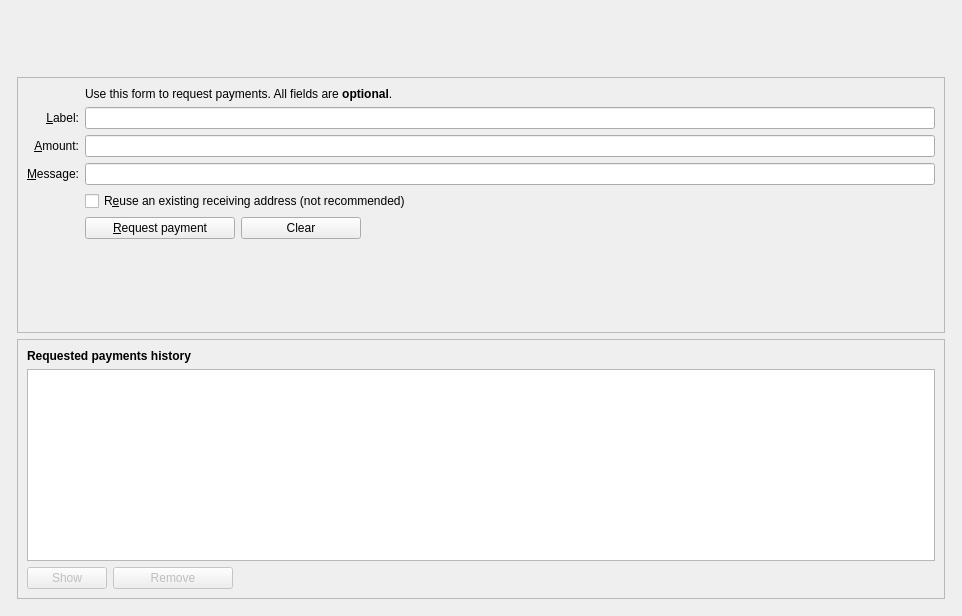
<?xml version="1.0" encoding="UTF-8"?>
<ui version="4.0">
 <class>ReceiveCoinsDialog</class>
 <widget class="QWidget" name="ReceiveCoinsDialog">
  <property name="geometry">
   <rect>
    <x>0</x>
    <y>0</y>
    <width>962</width>
    <height>616</height>
   </rect>
  </property>
  <layout class="QVBoxLayout" name="verticalLayout" stretch="0">
   <item>
    <layout class="QVBoxLayout" name="verticalLayout_Master" stretch="0,1">
     <property name="spacing">
      <number>0</number>
     </property>
     <item>
      <widget class="QFrame" name="frame_Header">
       <layout class="QVBoxLayout" name="verticalLayout_8">
        <property name="leftMargin">
         <number>0</number>
        </property>
        <property name="topMargin">
         <number>0</number>
        </property>
        <property name="rightMargin">
         <number>0</number>
        </property>
        <property name="bottomMargin">
         <number>0</number>
        </property>
        <item>
         <layout class="QHBoxLayout" name="horizontalLayout_Header" stretch="1,0,1">
          <item>
           <widget class="QLabel" name="labelOverviewHeaderLeft">
            <property name="minimumSize">
             <size>
              <width>464</width>
              <height>60</height>
             </size>
            </property>
            <property name="maximumSize">
             <size>
              <width>16777215</width>
              <height>60</height>
             </size>
            </property>
            <property name="font">
             <font>
              <pointsize>20</pointsize>
              <weight>75</weight>
              <bold>true</bold>
             </font>
            </property>
            <property name="text">
             <string> </string>
            </property>
           </widget>
          </item>
          <item>
           <spacer name="horizontalSpacer_3">
            <property name="orientation">
             <enum>Qt::Horizontal</enum>
            </property>
            <property name="sizeHint" stdset="0">
             <size>
              <width>40</width>
              <height>20</height>
             </size>
            </property>
           </spacer>
          </item>
          <item>
           <widget class="QLabel" name="labelOverviewHeaderRight">
            <property name="minimumSize">
             <size>
              <width>464</width>
              <height>60</height>
             </size>
            </property>
            <property name="maximumSize">
             <size>
              <width>16777215</width>
              <height>60</height>
             </size>
            </property>
            <property name="font">
             <font>
              <pointsize>14</pointsize>
             </font>
            </property>
            <property name="text">
             <string/>
            </property>
            <property name="alignment">
             <set>Qt::AlignRight|Qt::AlignTrailing|Qt::AlignVCenter</set>
            </property>
           </widget>
          </item>
         </layout>
        </item>
       </layout>
      </widget>
     </item>
     <item>
      <widget class="QFrame" name="frame_BG">
       <layout class="QVBoxLayout" name="verticalLayout_5">
        <property name="leftMargin">
         <number>6</number>
        </property>
        <property name="topMargin">
         <number>6</number>
        </property>
        <property name="rightMargin">
         <number>6</number>
        </property>
        <property name="bottomMargin">
         <number>6</number>
        </property>
        <item>
         <widget class="QFrame" name="frame2">
          <property name="sizePolicy">
           <sizepolicy hsizetype="Preferred" vsizetype="Expanding">
            <horstretch>0</horstretch>
            <verstretch>0</verstretch>
           </sizepolicy>
          </property>
          <property name="frameShape">
           <enum>QFrame::StyledPanel</enum>
          </property>
          <property name="frameShadow">
           <enum>QFrame::Sunken</enum>
          </property>
          <layout class="QVBoxLayout" name="verticalLayout_3">
           <item>
            <layout class="QGridLayout" name="gridLayout">
             <item row="7" column="2">
              <widget class="QCheckBox" name="reuseAddress">
               <property name="toolTip">
                <string>Reuse one of the previously used receiving addresses.&lt;br&gt;Reusing addresses has security and privacy issues.&lt;br&gt;Do not use this unless re-generating a payment request made before.</string>
               </property>
               <property name="text">
                <string>R&amp;euse an existing receiving address (not recommended)</string>
               </property>
              </widget>
             </item>
             <item row="7" column="0">
              <widget class="QLabel" name="label_4">
               <property name="text">
                <string/>
               </property>
              </widget>
             </item>
             <item row="6" column="0">
              <widget class="QLabel" name="label_3">
               <property name="toolTip">
                <string>An optional message to attach to the payment request, which will be displayed when the request is opened. Note: The message will not be sent with the payment over the PrimeStone network.</string>
               </property>
               <property name="text">
                <string>&amp;Message:</string>
               </property>
               <property name="alignment">
                <set>Qt::AlignRight|Qt::AlignTrailing|Qt::AlignVCenter</set>
               </property>
               <property name="buddy">
                <cstring>reqMessage</cstring>
               </property>
              </widget>
             </item>
             <item row="4" column="2">
              <widget class="QLineEdit" name="reqLabel">
               <property name="toolTip">
                <string>An optional label to associate with the new receiving address.</string>
               </property>
              </widget>
             </item>
             <item row="6" column="2">
              <widget class="QLineEdit" name="reqMessage">
               <property name="toolTip">
                <string>An optional message to attach to the payment request, which will be displayed when the request is opened.&lt;br&gt;Note: The message will not be sent with the payment over the PrimeStone network.</string>
               </property>
              </widget>
             </item>
             <item row="2" column="2">
              <widget class="QLabel" name="label_5">
               <property name="text">
                <string>Use this form to request payments. All fields are &lt;b&gt;optional&lt;/b&gt;.</string>
               </property>
              </widget>
             </item>
             <item row="4" column="0">
              <widget class="QLabel" name="label_2">
               <property name="toolTip">
                <string>An optional label to associate with the new receiving address.</string>
               </property>
               <property name="text">
                <string>&amp;Label:</string>
               </property>
               <property name="alignment">
                <set>Qt::AlignRight|Qt::AlignTrailing|Qt::AlignVCenter</set>
               </property>
               <property name="buddy">
                <cstring>reqLabel</cstring>
               </property>
              </widget>
             </item>
             <item row="5" column="0">
              <widget class="QLabel" name="label">
               <property name="toolTip">
                <string>An optional amount to request. Leave this empty or zero to not request a specific amount.</string>
               </property>
               <property name="text">
                <string>&amp;Amount:</string>
               </property>
               <property name="alignment">
                <set>Qt::AlignRight|Qt::AlignTrailing|Qt::AlignVCenter</set>
               </property>
               <property name="buddy">
                <cstring>reqAmount</cstring>
               </property>
              </widget>
             </item>
             <item row="5" column="2">
              <widget class="BitcoinAmountField" name="reqAmount">
               <property name="minimumSize">
                <size>
                 <width>80</width>
                 <height>0</height>
                </size>
               </property>
               <property name="toolTip">
                <string>An optional amount to request. Leave this empty or zero to not request a specific amount.</string>
               </property>
              </widget>
             </item>
             <item row="8" column="0">
              <widget class="QLabel" name="label_7">
               <property name="text">
                <string/>
               </property>
              </widget>
             </item>
             <item row="8" column="2">
              <layout class="QHBoxLayout" name="horizontalLayout">
               <item>
                <widget class="QPushButton" name="receiveButton">
                 <property name="minimumSize">
                  <size>
                   <width>150</width>
                   <height>0</height>
                  </size>
                 </property>
                 <property name="text">
                  <string>&amp;Request payment</string>
                 </property>
                 <property name="icon">
                  <iconset resource="../primestone.qrc">
                   <normaloff>:/icons/receiving_addresses</normaloff>:/icons/receiving_addresses</iconset>
                 </property>
                </widget>
               </item>
               <item>
                <widget class="QPushButton" name="clearButton">
                 <property name="sizePolicy">
                  <sizepolicy hsizetype="Minimum" vsizetype="Fixed">
                   <horstretch>0</horstretch>
                   <verstretch>0</verstretch>
                  </sizepolicy>
                 </property>
                 <property name="minimumSize">
                <size>
                 <width>120</width>
                 <height>0</height>
                </size>
               </property>
                 <property name="toolTip">
                  <string>Clear all fields of the form.</string>
                 </property>
                 <property name="text">
                  <string>Clear</string>
                 </property>
                 <!-- <property name="icon">
                  <iconset resource="../primestone.qrc">
                   <normaloff>:/icons/remove</normaloff>:/icons/remove</iconset>
                 </property> -->
                 <property name="autoDefault">
                  <bool>false</bool>
                 </property>
                </widget>
               </item>
               <item>
                <spacer name="horizontalSpacer">
                 <property name="orientation">
                  <enum>Qt::Horizontal</enum>
                 </property>
                 <property name="sizeHint" stdset="0">
                  <size>
                   <width>40</width>
                   <height>20</height>
                  </size>
                 </property>
                </spacer>
               </item>
              </layout>
             </item>
             <item row="9" column="2">
              <spacer name="verticalSpacer">
               <property name="orientation">
                <enum>Qt::Vertical</enum>
               </property>
               <property name="sizeHint" stdset="0">
                <size>
                 <width>20</width>
                 <height>40</height>
                </size>
               </property>
              </spacer>
             </item>
            </layout>
           </item>
          </layout>
         </widget>
        </item>
        <item>
         <widget class="QFrame" name="frame">
          <property name="sizePolicy">
           <sizepolicy hsizetype="Preferred" vsizetype="Expanding">
            <horstretch>0</horstretch>
            <verstretch>0</verstretch>
           </sizepolicy>
          </property>
          <property name="frameShape">
           <enum>QFrame::StyledPanel</enum>
          </property>
          <property name="frameShadow">
           <enum>QFrame::Raised</enum>
          </property>
          <layout class="QVBoxLayout" name="verticalLayout_2">
           <item>
            <widget class="QLabel" name="label_6">
             <property name="font">
              <font>
               <weight>75</weight>
               <bold>true</bold>
              </font>
             </property>
             <property name="text">
              <string>Requested payments history</string>
             </property>
            </widget>
           </item>
           <item>
            <widget class="QTableView" name="recentRequestsView">
             <property name="palette">
              <palette>
               <active>
                <colorrole role="Text">
                 <brush brushstyle="SolidPattern">
                  <color alpha="255">
                   <red>51</red>
                   <green>51</green>
                   <blue>51</blue>
                  </color>
                 </brush>
                </colorrole>
               </active>
               <inactive>
                <colorrole role="Text">
                 <brush brushstyle="SolidPattern">
                  <color alpha="255">
                   <red>51</red>
                   <green>51</green>
                   <blue>51</blue>
                  </color>
                 </brush>
                </colorrole>
               </inactive>
               <disabled>
                <colorrole role="Text">
                 <brush brushstyle="SolidPattern">
                  <color alpha="255">
                   <red>85</red>
                   <green>85</green>
                   <blue>85</blue>
                  </color>
                 </brush>
                </colorrole>
               </disabled>
              </palette>
             </property>
             <property name="contextMenuPolicy">
              <enum>Qt::CustomContextMenu</enum>
             </property>
             <property name="tabKeyNavigation">
              <bool>false</bool>
             </property>
             <property name="sortingEnabled">
              <bool>true</bool>
             </property>
            </widget>
           </item>
           <item>
            <layout class="QHBoxLayout" name="horizontalLayout_2">
             <item>
              <widget class="QPushButton" name="showRequestButton">
               <property name="enabled">
                <bool>false</bool>
               </property>
               <property name="toolTip">
                <string>Show the selected request (does the same as double clicking an entry)</string>
               </property>
               <property name="text">
                <string>Show</string>
               </property>
               <property name="icon">
                <iconset resource="../primestone.qrc">
                 <normaloff>:/icons/edit</normaloff>:/icons/edit</iconset>
               </property>
               <property name="autoDefault">
                <bool>false</bool>
               </property>
              </widget>
             </item>
             <item>
              <widget class="QPushButton" name="removeRequestButton">
               <property name="enabled">
                <bool>false</bool>
               </property>
               <property name="minimumSize">
                <size>
                 <width>120</width>
                 <height>0</height>
                </size>
               </property>
               <property name="toolTip">
                <string>Remove the selected entries from the list</string>
               </property>
               <property name="text">
                <string>Remove</string>
               </property>
               <!-- <property name="icon">
                <iconset resource="../primestone.qrc">
                 <normaloff>:/icons/remove</normaloff>:/icons/remove</iconset>
               </property> -->
               <property name="autoDefault">
                <bool>false</bool>
               </property>
              </widget>
             </item>
             <item>
              <spacer name="horizontalSpacer_2">
               <property name="orientation">
                <enum>Qt::Horizontal</enum>
               </property>
               <property name="sizeHint" stdset="0">
                <size>
                 <width>40</width>
                 <height>20</height>
                </size>
               </property>
              </spacer>
             </item>
            </layout>
           </item>
          </layout>
         </widget>
        </item>
       </layout>
      </widget>
     </item>
    </layout>
   </item>
  </layout>
 </widget>
 <customwidgets>
  <customwidget>
   <class>BitcoinAmountField</class>
   <extends>QLineEdit</extends>
   <header>bitcoinamountfield.h</header>
   <container>1</container>
  </customwidget>
 </customwidgets>
 <tabstops>
  <tabstop>reqLabel</tabstop>
  <tabstop>reqAmount</tabstop>
  <tabstop>reqMessage</tabstop>
  <tabstop>reuseAddress</tabstop>
  <tabstop>receiveButton</tabstop>
  <tabstop>clearButton</tabstop>
  <tabstop>recentRequestsView</tabstop>
  <tabstop>showRequestButton</tabstop>
  <tabstop>removeRequestButton</tabstop>
 </tabstops>
 <resources>
  <include location="../primestone.qrc"/>
 </resources>
 <connections/>
</ui>
